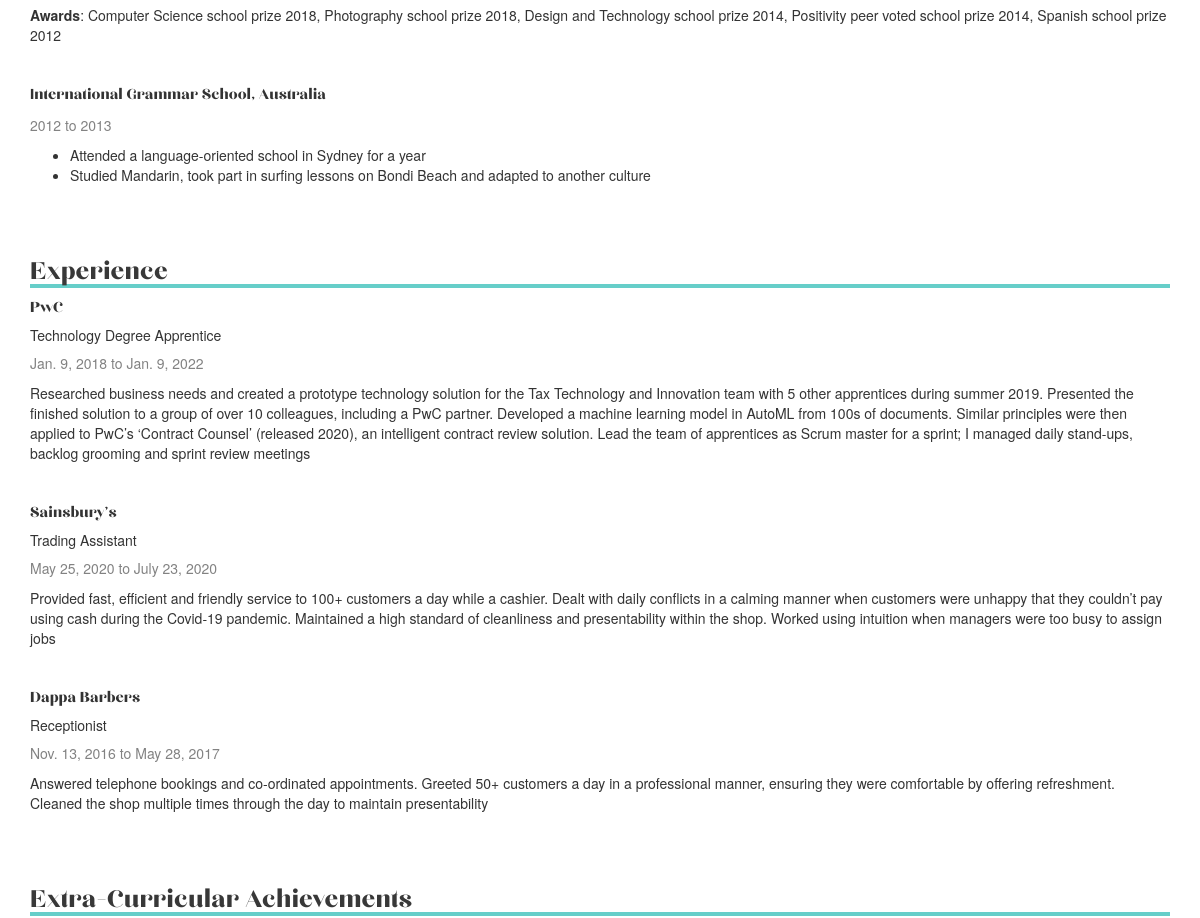
The app's page /cv/view/ (middle part), older data.
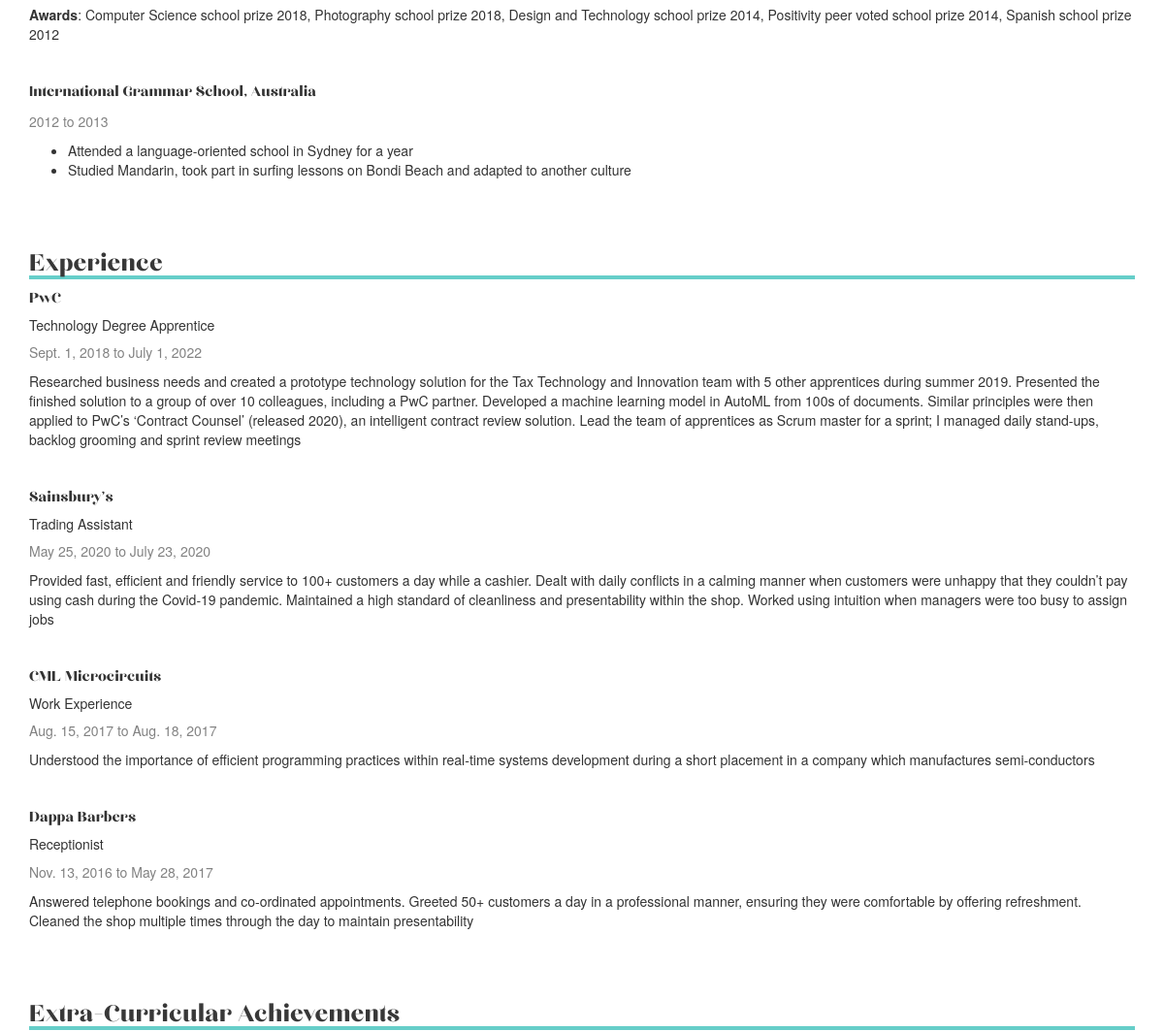
The same page, newer data.
### blog/models.py (models this page shows, shortened)
class Item(models.Model):
    company = models.TextField(default='')
    role = models.TextField(default='')
    startDate = models.DateField(blank=True, null=True)
    endDate = models.DateField(blank=True, null=True)
    text = models.TextField(default='')

### blog/views.py (the view)
# urls.py: path('cv/view/', views.cv_view, name='cv_view'),
def cv_view(request):
    items = Item.objects.all().order_by('-endDate')
    return render(request, 'blog/cv_view.html', {'items': items})

### blog/templates/blog/cv_view.html (shortened to what this page needs)
{% extends 'blog/base.html' %}
{% block content %}
<div class = "post">
    <br>
    <div>
        <p><b>Awards</b>: Computer Science school prize 2018, Photography school prize 2018, Design and Technology school prize 2014, Positivity peer voted school prize 2014, Spanish school prize 2012</p>
    </div>
    <br>
    <div>
        <h4>International Grammar School, Australia</h4>
        <p class = "date">2012 to 2013</p>
        <ul>
            <li>Attended a language-oriented school in Sydney for a year</li>
            <li>Studied Mandarin, took part in surfing lessons on Bondi Beach and adapted to another culture</li>
        </ul>
    </div>
</div>
<div id="id_list_table" class = "post">
    <h2>Experience</h2>
    {% for item in items %}
        <h4>{{ item.company }}</h4>
        <h5>{{ item.role }} </h5>
        <p class = "date">{{ item.startDate }} to {{item.endDate}}</p>
        <p>{{ item.text}}</p>
        {% if not forloop.last %}
            <br>
        {% endif %}
    {% endfor %}
</div>
<div class = "post">
    <h2>Extra-Curricular Achievements</h2>
    <br>
</div>
{% endblock %}

Row changes from the older to the newer data that the page shows:
changed Item "PwC": startDate "Jan. 9, 2018" → "Sept. 1, 2018"; endDate "Jan. 9, 2022" → "July 1, 2022"
added Item: company "CML Microcircuits", role "Work Experience", startDate "Aug. 15, 2017", endDate "Aug. 18, 2017", text "Understood the importance of efficient programming practices within real-time systems development during a short placement in a company which manufactures semi-conductors"
